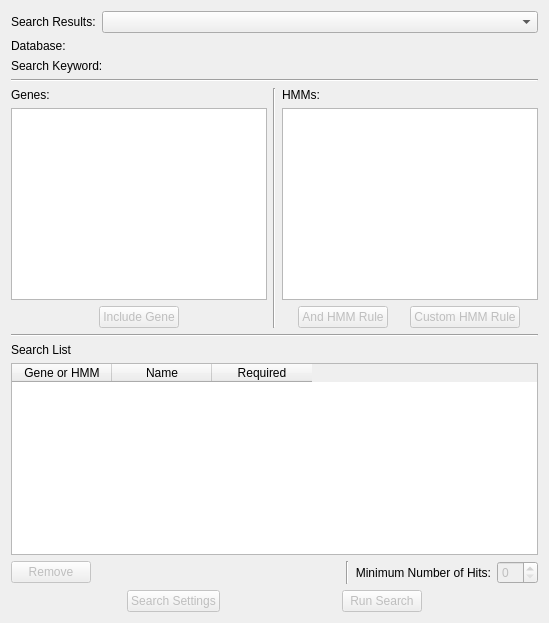
      <widget class="QWidget" name="loadtab">
       <attribute name="title">
        <string>Load Previous Search</string>
       </attribute>
       <layout class="QVBoxLayout" name="verticalLayout_18">
        <item>
         <layout class="QHBoxLayout" name="horizontalLayout_34">
          <item>
           <widget class="QLabel" name="label_32">
            <property name="sizePolicy">
             <sizepolicy hsizetype="Fixed" vsizetype="Preferred">
              <horstretch>0</horstretch>
              <verstretch>0</verstretch>
             </sizepolicy>
            </property>
            <property name="text">
             <string>Search Results:</string>
            </property>
           </widget>
          </item>
          <item>
           <widget class="QComboBox" name="savedResultsSelector">
            <property name="currentIndex">
             <number>-1</number>
            </property>
            <item>
             <property name="text">
              <string>Select Results File...</string>
             </property>
            </item>
           </widget>
          </item>
         </layout>
        </item>
        <item>
         <layout class="QHBoxLayout" name="horizontalLayout_35">
          <item>
           <widget class="QLabel" name="label_33">
            <property name="sizePolicy">
             <sizepolicy hsizetype="Fixed" vsizetype="Preferred">
              <horstretch>0</horstretch>
              <verstretch>0</verstretch>
             </sizepolicy>
            </property>
            <property name="text">
             <string>Database:</string>
            </property>
           </widget>
          </item>
          <item>
           <widget class="QLabel" name="savedDbName">
            <property name="text">
             <string/>
            </property>
            <property name="alignment">
             <set>Qt::AlignRight|Qt::AlignTrailing|Qt::AlignVCenter</set>
            </property>
           </widget>
          </item>
         </layout>
        </item>
        <item>
         <layout class="QHBoxLayout" name="horizontalLayout_42">
          <item>
           <widget class="QLabel" name="label_34">
            <property name="sizePolicy">
             <sizepolicy hsizetype="Fixed" vsizetype="Preferred">
              <horstretch>0</horstretch>
              <verstretch>0</verstretch>
             </sizepolicy>
            </property>
            <property name="text">
             <string>Search Keyword:</string>
            </property>
           </widget>
          </item>
          <item>
           <widget class="QLabel" name="savedSearchKey">
            <property name="text">
             <string/>
            </property>
            <property name="alignment">
             <set>Qt::AlignRight|Qt::AlignTrailing|Qt::AlignVCenter</set>
            </property>
           </widget>
          </item>
         </layout>
        </item>
        <item>
         <widget class="Line" name="line_21">
          <property name="orientation">
           <enum>Qt::Horizontal</enum>
          </property>
         </widget>
        </item>
        <item>
         <layout class="QHBoxLayout" name="horizontalLayout_36">
          <item>
           <layout class="QVBoxLayout" name="verticalLayout_20">
            <item>
             <widget class="QLabel" name="label_35">
              <property name="text">
               <string>Genes:</string>
              </property>
             </widget>
            </item>
            <item>
             <widget class="QListWidget" name="savedGeneList">
              <property name="editTriggers">
               <set>QAbstractItemView::NoEditTriggers</set>
              </property>
             </widget>
            </item>
            <item alignment="Qt::AlignHCenter">
             <widget class="QPushButton" name="savedAddGeneBtn">
              <property name="enabled">
               <bool>false</bool>
              </property>
              <property name="sizePolicy">
               <sizepolicy hsizetype="Fixed" vsizetype="Fixed">
                <horstretch>0</horstretch>
                <verstretch>0</verstretch>
               </sizepolicy>
              </property>
              <property name="text">
               <string>Include Gene</string>
              </property>
             </widget>
            </item>
           </layout>
          </item>
          <item>
           <widget class="Line" name="line_22">
            <property name="orientation">
             <enum>Qt::Vertical</enum>
            </property>
           </widget>
          </item>
          <item>
           <layout class="QVBoxLayout" name="verticalLayout_23">
            <item>
             <widget class="QLabel" name="label_36">
              <property name="text">
               <string>HMMs:</string>
              </property>
             </widget>
            </item>
            <item>
             <widget class="QListWidget" name="savedHmmList">
              <property name="editTriggers">
               <set>QAbstractItemView::NoEditTriggers</set>
              </property>
              <property name="selectionMode">
               <enum>QAbstractItemView::MultiSelection</enum>
              </property>
             </widget>
            </item>
            <item>
             <layout class="QHBoxLayout" name="horizontalLayout_10">
              <item>
               <widget class="QPushButton" name="savedAndHmmRuleBtn">
                <property name="enabled">
                 <bool>false</bool>
                </property>
                <property name="sizePolicy">
                 <sizepolicy hsizetype="Fixed" vsizetype="Fixed">
                  <horstretch>0</horstretch>
                  <verstretch>0</verstretch>
                 </sizepolicy>
                </property>
                <property name="text">
                 <string>And HMM Rule</string>
                </property>
               </widget>
              </item>
              <item>
               <widget class="QPushButton" name="savedAddHmmRuleBtn">
                <property name="enabled">
                 <bool>false</bool>
                </property>
                <property name="sizePolicy">
                 <sizepolicy hsizetype="Fixed" vsizetype="Fixed">
                  <horstretch>0</horstretch>
                  <verstretch>0</verstretch>
                 </sizepolicy>
                </property>
                <property name="text">
                 <string>Custom HMM Rule</string>
                </property>
               </widget>
              </item>
             </layout>
            </item>
           </layout>
          </item>
         </layout>
        </item>
        <item>
         <widget class="Line" name="line_23">
          <property name="orientation">
           <enum>Qt::Horizontal</enum>
          </property>
         </widget>
        </item>
        <item>
         <widget class="QLabel" name="label_37">
          <property name="text">
           <string>Search List</string>
          </property>
         </widget>
        </item>
        <item>
         <layout class="QVBoxLayout" name="verticalLayout_25">
          <item>
           <widget class="QTableWidget" name="savedSearchList">
            <property name="sizePolicy">
             <sizepolicy hsizetype="Expanding" vsizetype="MinimumExpanding">
              <horstretch>0</horstretch>
              <verstretch>0</verstretch>
             </sizepolicy>
            </property>
            <property name="selectionMode">
             <enum>QAbstractItemView::SingleSelection</enum>
            </property>
            <column>
             <property name="text">
              <string>Gene or HMM</string>
             </property>
            </column>
            <column>
             <property name="text">
              <string>Name</string>
             </property>
            </column>
            <column>
             <property name="text">
              <string>Required</string>
             </property>
            </column>
           </widget>
          </item>
          <item>
           <layout class="QHBoxLayout" name="horizontalLayout_37">
            <property name="sizeConstraint">
             <enum>QLayout::SetDefaultConstraint</enum>
            </property>
            <item>
             <widget class="QPushButton" name="savedRemoveSearchTermBtn">
              <property name="enabled">
               <bool>false</bool>
              </property>
              <property name="sizePolicy">
               <sizepolicy hsizetype="Fixed" vsizetype="Fixed">
                <horstretch>0</horstretch>
                <verstretch>0</verstretch>
               </sizepolicy>
              </property>
              <property name="text">
               <string>Remove</string>
              </property>
             </widget>
            </item>
            <item>
             <spacer name="horizontalSpacer">
              <property name="orientation">
               <enum>Qt::Horizontal</enum>
              </property>
              <property name="sizeHint" stdset="0">
               <size>
                <width>40</width>
                <height>20</height>
               </size>
              </property>
             </spacer>
            </item>
            <item>
             <widget class="Line" name="line_4">
              <property name="orientation">
               <enum>Qt::Vertical</enum>
              </property>
             </widget>
            </item>
            <item alignment="Qt::AlignRight">
             <widget class="QLabel" name="label_38">
              <property name="sizePolicy">
               <sizepolicy hsizetype="Preferred" vsizetype="Preferred">
                <horstretch>0</horstretch>
                <verstretch>0</verstretch>
               </sizepolicy>
              </property>
              <property name="maximumSize">
               <size>
                <width>16777215</width>
                <height>16777215</height>
               </size>
              </property>
              <property name="text">
               <string>Minimum Number of Hits:</string>
              </property>
              <property name="alignment">
               <set>Qt::AlignRight|Qt::AlignTrailing|Qt::AlignVCenter</set>
              </property>
             </widget>
            </item>
            <item alignment="Qt::AlignRight">
             <widget class="QSpinBox" name="savedHitsNeededSpinBox">
              <property name="enabled">
               <bool>false</bool>
              </property>
              <property name="sizePolicy">
               <sizepolicy hsizetype="Fixed" vsizetype="Fixed">
                <horstretch>0</horstretch>
                <verstretch>0</verstretch>
               </sizepolicy>
              </property>
             </widget>
            </item>
           </layout>
          </item>
         </layout>
        </item>
        <item>
         <layout class="QHBoxLayout" name="horizontalLayout_38">
          <item>
           <widget class="QPushButton" name="savedParamsBtn">
            <property name="enabled">
             <bool>false</bool>
            </property>
            <property name="sizePolicy">
             <sizepolicy hsizetype="Fixed" vsizetype="Minimum">
              <horstretch>0</horstretch>
              <verstretch>0</verstretch>
             </sizepolicy>
            </property>
            <property name="text">
             <string>Search Settings</string>
            </property>
           </widget>
          </item>
          <item>
           <widget class="QPushButton" name="runSavedSearchBtn">
            <property name="enabled">
             <bool>false</bool>
            </property>
            <property name="sizePolicy">
             <sizepolicy hsizetype="Fixed" vsizetype="Fixed">
              <horstretch>0</horstretch>
              <verstretch>0</verstretch>
             </sizepolicy>
            </property>
            <property name="text">
             <string>Run Search</string>
            </property>
           </widget>
          </item>
         </layout>
        </item>
       </layout>
      </widget>
